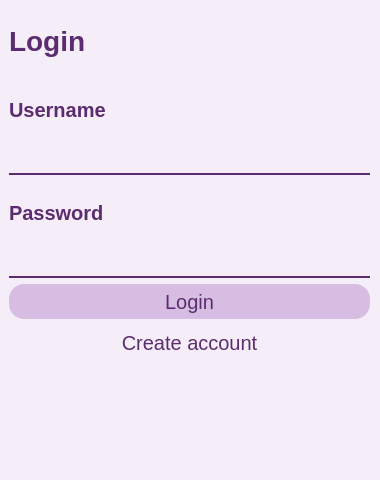
<?xml version="1.0" encoding="UTF-8"?>
<ui version="4.0">
 <class>MainWindow</class>
 <widget class="QMainWindow" name="MainWindow">
  <property name="geometry">
   <rect>
    <x>0</x>
    <y>0</y>
    <width>380</width>
    <height>480</height>
   </rect>
  </property>
  <property name="sizePolicy">
   <sizepolicy hsizetype="Fixed" vsizetype="Fixed">
    <horstretch>0</horstretch>
    <verstretch>0</verstretch>
   </sizepolicy>
  </property>
  <property name="maximumSize">
   <size>
    <width>380</width>
    <height>480</height>
   </size>
  </property>
  <property name="windowTitle">
   <string>MainWindow</string>
  </property>
  <property name="styleSheet">
   <string notr="true">#centralwidget {
	background-color: #f5eef8;
}
QLabel {
	font-weight: 800;
	font-size: 20px;
	color: #5b2c6f;
}

#title {
	font-size: 28px;
}

QLineEdit {
	color: black;
	font-size: 20px;
	min-width: 300px;
	border: none;
	border-bottom: 2px solid #5b2c6f;
	background-color: transparent;
}

QPushButton {
	background-color: #d7bde2;
	font-size: 20px;
	border: none;
	min-height: 35px;
	border-radius: 15px;
	color: #5b2c6f;
}

QPushButton:hover {
	background-color: #5b2c6f;
	color: #d7bde2;
}
</string>
  </property>
  <widget class="QWidget" name="centralwidget">
   <widget class="QWidget" name="widget" native="true">
    <property name="geometry">
     <rect>
      <x>9</x>
      <y>9</y>
      <width>361</width>
      <height>351</height>
     </rect>
    </property>
    <layout class="QVBoxLayout" name="verticalLayout">
     <item>
      <widget class="QLabel" name="title">
       <property name="text">
        <string>Login</string>
       </property>
      </widget>
     </item>
     <item>
      <widget class="QLabel" name="label_2">
       <property name="text">
        <string>Username</string>
       </property>
      </widget>
     </item>
     <item>
      <widget class="QLineEdit" name="username"/>
     </item>
     <item>
      <widget class="QLabel" name="label_3">
       <property name="text">
        <string>Password</string>
       </property>
      </widget>
     </item>
     <item>
      <widget class="QLineEdit" name="password">
       <property name="echoMode">
        <enum>QLineEdit::Password</enum>
       </property>
      </widget>
     </item>
     <item>
      <widget class="QPushButton" name="login_btn">
       <property name="text">
        <string>Login</string>
       </property>
      </widget>
     </item>
     <item>
      <widget class="QPushButton" name="signup_btn">
       <property name="styleSheet">
        <string notr="true">background-color: transparent;</string>
       </property>
       <property name="text">
        <string>Create account</string>
       </property>
      </widget>
     </item>
    </layout>
   </widget>
  </widget>
 </widget>
 <resources/>
 <connections/>
</ui>
